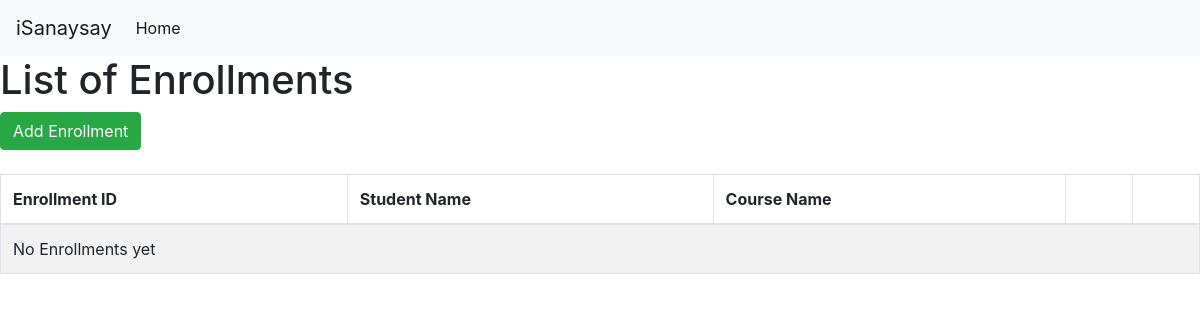
Page /isanaysay/view_enrollment on the earlier database version.
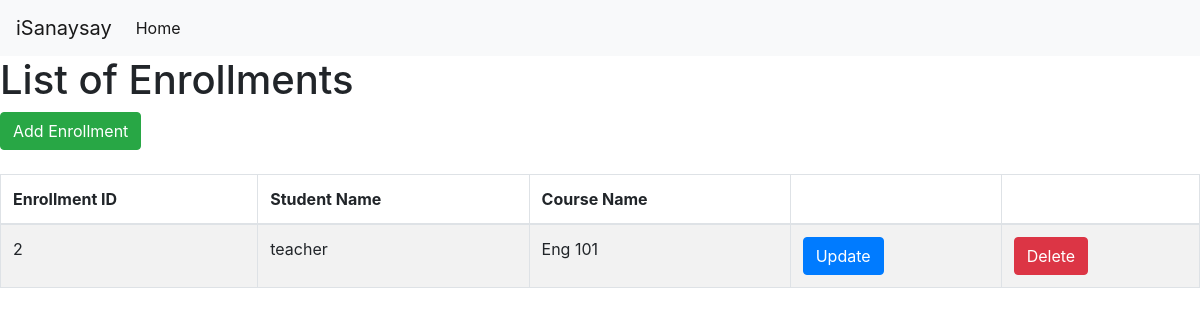
Same page on the later database version.
### users/models.py (models this page shows)
class Enrollment(models.Model):
    course = models.ForeignKey(Course, verbose_name="Course", on_delete = models.CASCADE)
    student = models.ForeignKey(CustomUser, verbose_name="Student", on_delete = models.CASCADE)

class CustomUser(AbstractUser):
    pass
    isStudent_Choices = (
        ('S', 'Student'),
        ('T', 'Teacher'),
    )
    first_name = models.CharField(max_length=100, default="")
    middle_name = models.CharField(max_length=100, default="")
    last_name = models.CharField(max_length=100, default="")
    email_address = models.CharField(max_length=100, default="")
    id_number = models.CharField(max_length=50, default="")
    isStudent = models.CharField(max_length=1,choices=isStudent_Choices, default='S', verbose_name="Student or Teacher")
    def __str__(self):
        return self.username

class Course(models.Model):
    name = models.CharField(verbose_name="Course Name", max_length=128)
    course_code = models.CharField(verbose_name="Course Code", max_length=128)
    course_description = models.CharField(verbose_name="Course Code", max_length=500)
    start_date = models.DateField(auto_now_add=True)
    end_date = models.DateField()
    def __str__(self):
        return "%s" % self.course_code

### users/views.py (the view)
def view_enrollments(request):
    template = "list_enrollment.html"
    enrollments = Enrollment.objects.all()
    context = {
        'enrollments': enrollments,
    }
    return render(request, template, context)

### templates/list_enrollment.html (shortened to what this page needs)
{% extends 'base.html' %}
{% block content %}
	<body>
		<h1>List of Enrollments</h1>
		<a href="{% url 'add-enrollment' %}" class="btn btn-success">Add Enrollment</a> <br /><br />
		<table class="table table-striped table-bordered">
			<thead>
				<tr>
					<th>Enrollment ID</th>
					<th>Student Name</th>
					<th>Course Name</th>
					<th></th>
					<th></th>
				</tr>
			</thead>
			<tbody>
				{% for enrollment in enrollments %}
				<tr>
					<td>{{ enrollment.id }}</td>
					<td>{{ enrollment.student }}</td>
					<td>{{ enrollment.course }}</td>
					<td>
						<a href="{% url 'update-enrollment' enrollment.id %}" class="btn btn-primary">Update</a>
					</td>
					<td>
						<a href="{% url 'delete-enrollment' enrollment.id %}" class="btn btn-danger">Delete</a>
					</td>
				</tr>
				{% empty %}
				<tr>
					<td colspan=6>No Enrollments yet</td>
				</tr>
				{% endfor %}
			</tbody>
		</table>
{% endblock %}

Differences in the rows shown:
added Enrollment: id "2", student "teacher", course "Eng 101"
Other differences:
text no longer shown: "No Enrollments yet"
